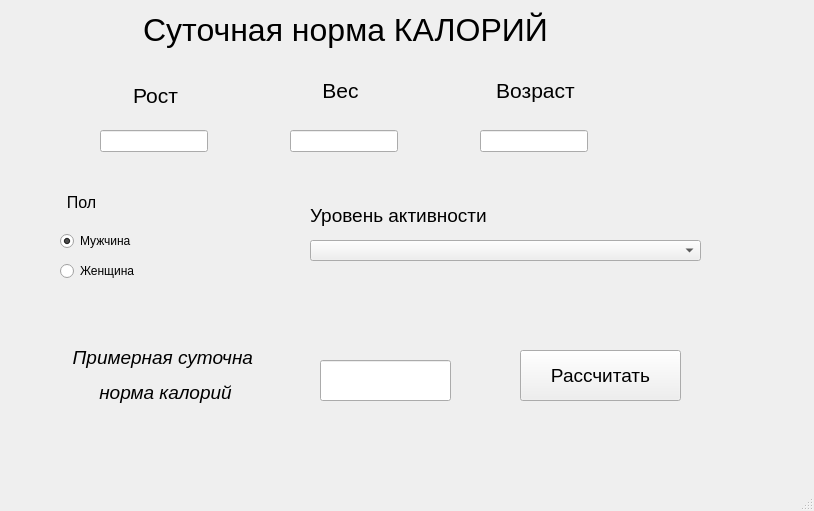
<?xml version="1.0" encoding="UTF-8"?>
<ui version="4.0">
 <class>SecondWindow2</class>
 <widget class="QMainWindow" name="SecondWindow2">
  <property name="geometry">
   <rect>
    <x>0</x>
    <y>0</y>
    <width>814</width>
    <height>511</height>
   </rect>
  </property>
  <property name="windowTitle">
   <string>MainWindow</string>
  </property>
  <widget class="QWidget" name="centralwidget">
   <widget class="QComboBox" name="comboBox">
    <property name="geometry">
     <rect>
      <x>310</x>
      <y>240</y>
      <width>391</width>
      <height>21</height>
     </rect>
    </property>
   </widget>
   <widget class="QLabel" name="label">
    <property name="geometry">
     <rect>
      <x>100</x>
      <y>10</y>
      <width>491</width>
      <height>41</height>
     </rect>
    </property>
    <property name="text">
     <string>&lt;html&gt;&lt;head/&gt;&lt;body&gt;&lt;p align=&quot;center&quot;&gt;&lt;span style=&quot; font-size:24pt;&quot;&gt;Суточная норма КАЛОРИЙ&lt;/span&gt;&lt;/p&gt;&lt;/body&gt;&lt;/html&gt;</string>
    </property>
   </widget>
   <widget class="QLabel" name="label_2">
    <property name="geometry">
     <rect>
      <x>110</x>
      <y>70</y>
      <width>91</width>
      <height>51</height>
     </rect>
    </property>
    <property name="text">
     <string>&lt;html&gt;&lt;head/&gt;&lt;body&gt;&lt;p align=&quot;center&quot;&gt;&lt;span style=&quot; font-size:16pt;&quot;&gt;Рост&lt;/span&gt;&lt;/p&gt;&lt;/body&gt;&lt;/html&gt;</string>
    </property>
   </widget>
   <widget class="QLabel" name="label_3">
    <property name="geometry">
     <rect>
      <x>300</x>
      <y>70</y>
      <width>81</width>
      <height>41</height>
     </rect>
    </property>
    <property name="text">
     <string>&lt;html&gt;&lt;head/&gt;&lt;body&gt;&lt;p align=&quot;center&quot;&gt;&lt;span style=&quot; font-size:16pt;&quot;&gt;Вес&lt;/span&gt;&lt;/p&gt;&lt;/body&gt;&lt;/html&gt;</string>
    </property>
   </widget>
   <widget class="QLabel" name="label_4">
    <property name="geometry">
     <rect>
      <x>480</x>
      <y>70</y>
      <width>111</width>
      <height>41</height>
     </rect>
    </property>
    <property name="text">
     <string>&lt;html&gt;&lt;head/&gt;&lt;body&gt;&lt;p align=&quot;center&quot;&gt;&lt;span style=&quot; font-size:16pt;&quot;&gt;Возраст&lt;/span&gt;&lt;/p&gt;&lt;/body&gt;&lt;/html&gt;</string>
    </property>
   </widget>
   <widget class="QLineEdit" name="weight">
    <property name="geometry">
     <rect>
      <x>290</x>
      <y>130</y>
      <width>108</width>
      <height>22</height>
     </rect>
    </property>
    <property name="font">
     <font>
      <pointsize>10</pointsize>
     </font>
    </property>
   </widget>
   <widget class="QLineEdit" name="age">
    <property name="geometry">
     <rect>
      <x>480</x>
      <y>130</y>
      <width>108</width>
      <height>22</height>
     </rect>
    </property>
    <property name="font">
     <font>
      <pointsize>10</pointsize>
     </font>
    </property>
   </widget>
   <widget class="QLineEdit" name="height">
    <property name="geometry">
     <rect>
      <x>100</x>
      <y>130</y>
      <width>108</width>
      <height>22</height>
     </rect>
    </property>
    <property name="font">
     <font>
      <pointsize>10</pointsize>
     </font>
    </property>
   </widget>
   <widget class="QLabel" name="label_5">
    <property name="geometry">
     <rect>
      <x>60</x>
      <y>190</y>
      <width>43</width>
      <height>25</height>
     </rect>
    </property>
    <property name="text">
     <string>&lt;html&gt;&lt;head/&gt;&lt;body&gt;&lt;p align=&quot;center&quot;&gt;&lt;span style=&quot; font-size:12pt;&quot;&gt;Пол&lt;/span&gt;&lt;/p&gt;&lt;/body&gt;&lt;/html&gt;</string>
    </property>
   </widget>
   <widget class="QLabel" name="label_6">
    <property name="geometry">
     <rect>
      <x>310</x>
      <y>200</y>
      <width>271</width>
      <height>31</height>
     </rect>
    </property>
    <property name="font">
     <font>
      <pointsize>14</pointsize>
     </font>
    </property>
    <property name="text">
     <string>Уровень активности</string>
    </property>
   </widget>
   <widget class="QPushButton" name="pushButton">
    <property name="geometry">
     <rect>
      <x>520</x>
      <y>350</y>
      <width>161</width>
      <height>51</height>
     </rect>
    </property>
    <property name="font">
     <font>
      <pointsize>14</pointsize>
     </font>
    </property>
    <property name="text">
     <string>Рассчитать</string>
    </property>
   </widget>
   <widget class="QLabel" name="label_7">
    <property name="geometry">
     <rect>
      <x>40</x>
      <y>340</y>
      <width>251</width>
      <height>71</height>
     </rect>
    </property>
    <property name="font">
     <font>
      <pointsize>10</pointsize>
     </font>
    </property>
    <property name="tabletTracking">
     <bool>false</bool>
    </property>
    <property name="text">
     <string>&lt;html&gt;&lt;head/&gt;&lt;body&gt;&lt;p align=&quot;center&quot;&gt;&lt;span style=&quot; font-size:14pt; font-style:italic;&quot;&gt;Примерная суточна &lt;/span&gt;&lt;/p&gt;&lt;p align=&quot;center&quot;&gt;&lt;span style=&quot; font-size:14pt; font-style:italic;&quot;&gt;норма калорий&lt;/span&gt;&lt;/p&gt;&lt;/body&gt;&lt;/html&gt;</string>
    </property>
   </widget>
   <widget class="QLineEdit" name="lineEdit_4">
    <property name="geometry">
     <rect>
      <x>320</x>
      <y>360</y>
      <width>131</width>
      <height>41</height>
     </rect>
    </property>
   </widget>
   <widget class="QRadioButton" name="radioButton_2">
    <property name="geometry">
     <rect>
      <x>60</x>
      <y>260</y>
      <width>97</width>
      <height>22</height>
     </rect>
    </property>
    <property name="text">
     <string>Женщина</string>
    </property>
   </widget>
   <widget class="QRadioButton" name="radioButton">
    <property name="geometry">
     <rect>
      <x>60</x>
      <y>230</y>
      <width>97</width>
      <height>22</height>
     </rect>
    </property>
    <property name="text">
     <string>Мужчина</string>
    </property>
    <property name="checked">
     <bool>true</bool>
    </property>
   </widget>
  </widget>
  <widget class="QMenuBar" name="menubar">
   <property name="geometry">
    <rect>
     <x>0</x>
     <y>0</y>
     <width>814</width>
     <height>25</height>
    </rect>
   </property>
  </widget>
  <widget class="QStatusBar" name="statusbar"/>
 </widget>
 <resources/>
 <connections/>
</ui>
